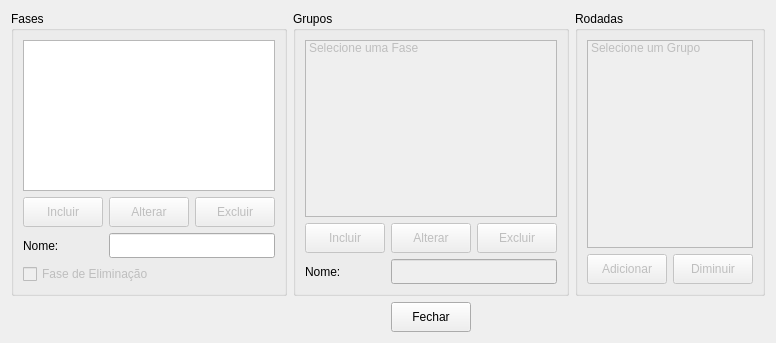
<?xml version="1.0" encoding="UTF-8"?>
<ui version="4.0">
 <class>cadastroEstruturaTemporada</class>
 <widget class="QWidget" name="cadastroEstruturaTemporada">
  <property name="geometry">
   <rect>
    <x>0</x>
    <y>0</y>
    <width>771</width>
    <height>343</height>
   </rect>
  </property>
  <property name="windowTitle">
   <string>Form</string>
  </property>
  <layout class="QGridLayout" name="gridLayout_3">
   <item row="0" column="0">
    <layout class="QGridLayout" name="gridLayout_11">
     <item row="2" column="2">
      <widget class="QPushButton" name="cancelar">
       <property name="enabled">
        <bool>true</bool>
       </property>
       <property name="minimumSize">
        <size>
         <width>0</width>
         <height>30</height>
        </size>
       </property>
       <property name="text">
        <string>Fechar</string>
       </property>
      </widget>
     </item>
     <item row="2" column="1">
      <spacer name="horizontalSpacer">
       <property name="orientation">
        <enum>Qt::Horizontal</enum>
       </property>
       <property name="sizeHint" stdset="0">
        <size>
         <width>40</width>
         <height>20</height>
        </size>
       </property>
      </spacer>
     </item>
     <item row="0" column="0">
      <widget class="QGroupBox" name="groupBox">
       <property name="title">
        <string>Fases</string>
       </property>
       <layout class="QGridLayout" name="gridLayout_16">
        <item row="0" column="0" colspan="4">
         <widget class="QListWidget" name="fases"/>
        </item>
        <item row="1" column="0" colspan="2">
         <widget class="QPushButton" name="incluirFase">
          <property name="enabled">
           <bool>false</bool>
          </property>
          <property name="minimumSize">
           <size>
            <width>0</width>
            <height>30</height>
           </size>
          </property>
          <property name="text">
           <string>Incluir</string>
          </property>
         </widget>
        </item>
        <item row="1" column="2">
         <widget class="QPushButton" name="alterarFase">
          <property name="enabled">
           <bool>false</bool>
          </property>
          <property name="minimumSize">
           <size>
            <width>0</width>
            <height>30</height>
           </size>
          </property>
          <property name="text">
           <string>Alterar</string>
          </property>
         </widget>
        </item>
        <item row="1" column="3">
         <widget class="QPushButton" name="excluirFase">
          <property name="enabled">
           <bool>false</bool>
          </property>
          <property name="minimumSize">
           <size>
            <width>0</width>
            <height>30</height>
           </size>
          </property>
          <property name="text">
           <string>Excluir</string>
          </property>
         </widget>
        </item>
        <item row="3" column="0" colspan="4">
         <widget class="QCheckBox" name="checkBox">
          <property name="enabled">
           <bool>false</bool>
          </property>
          <property name="text">
           <string>Fase de Eliminação</string>
          </property>
         </widget>
        </item>
        <item row="2" column="2" colspan="2">
         <widget class="QLineEdit" name="nomeFase">
          <property name="minimumSize">
           <size>
            <width>0</width>
            <height>25</height>
           </size>
          </property>
         </widget>
        </item>
        <item row="2" column="0" colspan="2">
         <widget class="QLabel" name="label">
          <property name="text">
           <string>Nome:</string>
          </property>
         </widget>
        </item>
       </layout>
      </widget>
     </item>
     <item row="0" column="4">
      <widget class="QGroupBox" name="groupBox_3">
       <property name="title">
        <string>Rodadas</string>
       </property>
       <layout class="QGridLayout" name="gridLayout_15">
        <item row="0" column="0" colspan="2">
         <widget class="QListWidget" name="rodadas">
          <property name="enabled">
           <bool>false</bool>
          </property>
          <item>
           <property name="text">
            <string>Selecione um Grupo</string>
           </property>
          </item>
         </widget>
        </item>
        <item row="1" column="0">
         <widget class="QPushButton" name="adicionarRodada">
          <property name="enabled">
           <bool>false</bool>
          </property>
          <property name="minimumSize">
           <size>
            <width>0</width>
            <height>30</height>
           </size>
          </property>
          <property name="text">
           <string>Adicionar</string>
          </property>
         </widget>
        </item>
        <item row="1" column="1">
         <widget class="QPushButton" name="diminuirRodada">
          <property name="enabled">
           <bool>false</bool>
          </property>
          <property name="minimumSize">
           <size>
            <width>0</width>
            <height>30</height>
           </size>
          </property>
          <property name="text">
           <string>Diminuir</string>
          </property>
         </widget>
        </item>
       </layout>
      </widget>
     </item>
     <item row="2" column="3">
      <spacer name="horizontalSpacer_2">
       <property name="orientation">
        <enum>Qt::Horizontal</enum>
       </property>
       <property name="sizeHint" stdset="0">
        <size>
         <width>40</width>
         <height>20</height>
        </size>
       </property>
      </spacer>
     </item>
     <item row="0" column="1" colspan="3">
      <widget class="QGroupBox" name="groupBox_2">
       <property name="title">
        <string>Grupos</string>
       </property>
       <layout class="QGridLayout" name="gridLayout_14">
        <item row="1" column="4">
         <widget class="QPushButton" name="excluirGrupo">
          <property name="enabled">
           <bool>false</bool>
          </property>
          <property name="minimumSize">
           <size>
            <width>0</width>
            <height>30</height>
           </size>
          </property>
          <property name="text">
           <string>Excluir</string>
          </property>
         </widget>
        </item>
        <item row="0" column="0" colspan="5">
         <widget class="QListWidget" name="grupos">
          <property name="enabled">
           <bool>false</bool>
          </property>
          <item>
           <property name="text">
            <string>Selecione uma Fase</string>
           </property>
          </item>
         </widget>
        </item>
        <item row="1" column="3">
         <widget class="QPushButton" name="alterarGrupo">
          <property name="enabled">
           <bool>false</bool>
          </property>
          <property name="minimumSize">
           <size>
            <width>0</width>
            <height>30</height>
           </size>
          </property>
          <property name="text">
           <string>Alterar</string>
          </property>
         </widget>
        </item>
        <item row="1" column="0" colspan="3">
         <widget class="QPushButton" name="incluirGrupo">
          <property name="enabled">
           <bool>false</bool>
          </property>
          <property name="minimumSize">
           <size>
            <width>0</width>
            <height>30</height>
           </size>
          </property>
          <property name="text">
           <string>Incluir</string>
          </property>
         </widget>
        </item>
        <item row="2" column="3" colspan="2">
         <widget class="QLineEdit" name="nomeGrupo">
          <property name="enabled">
           <bool>false</bool>
          </property>
          <property name="minimumSize">
           <size>
            <width>0</width>
            <height>25</height>
           </size>
          </property>
         </widget>
        </item>
        <item row="2" column="0" colspan="3">
         <widget class="QLabel" name="label_2">
          <property name="text">
           <string>Nome:</string>
          </property>
         </widget>
        </item>
       </layout>
      </widget>
     </item>
    </layout>
   </item>
  </layout>
 </widget>
 <resources/>
 <connections/>
</ui>
